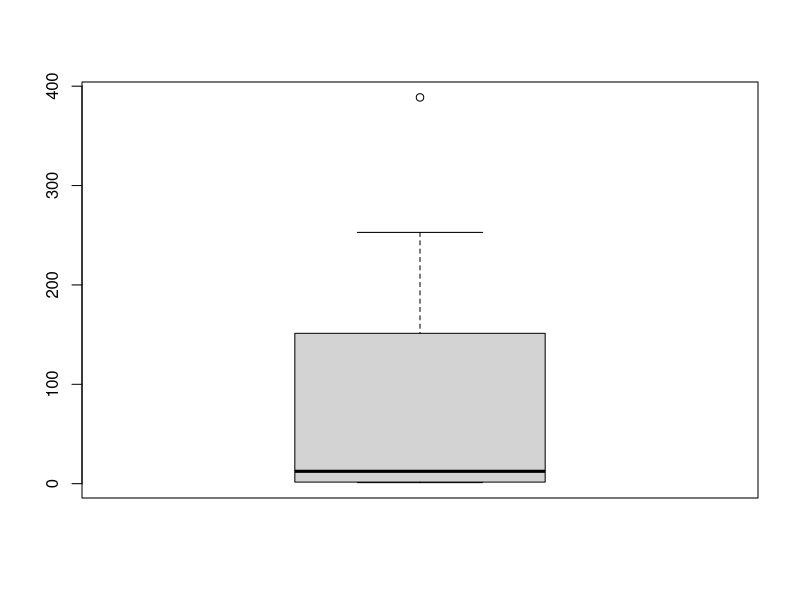
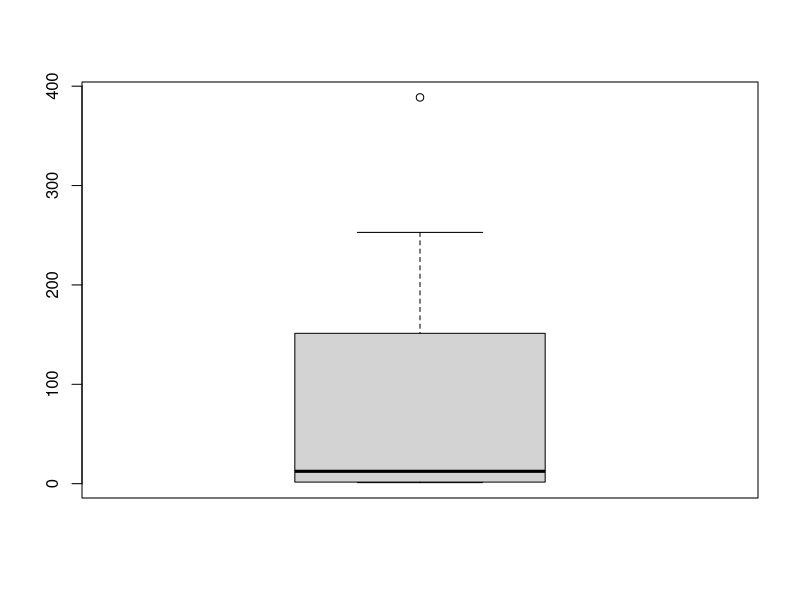
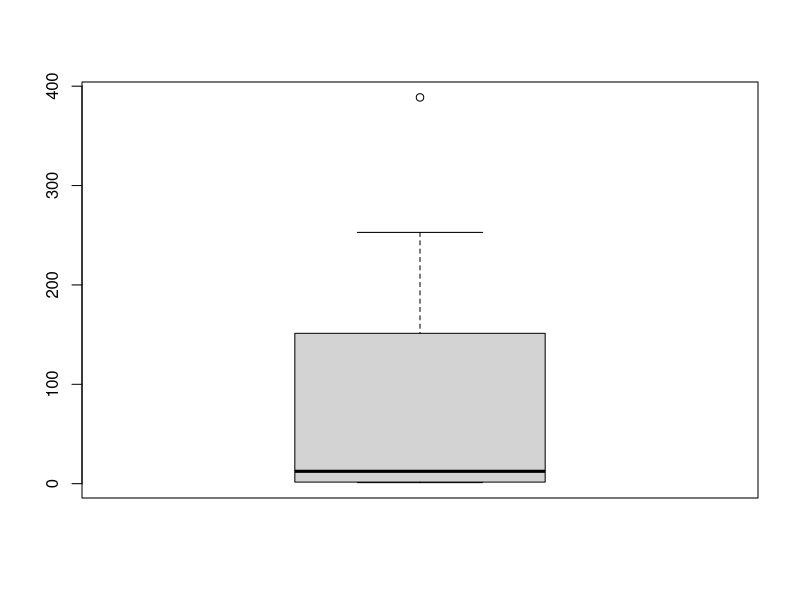
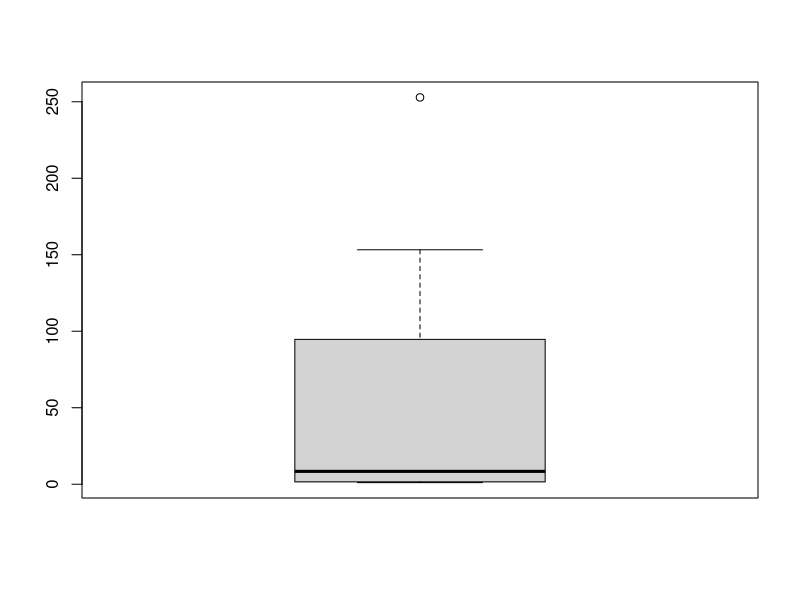
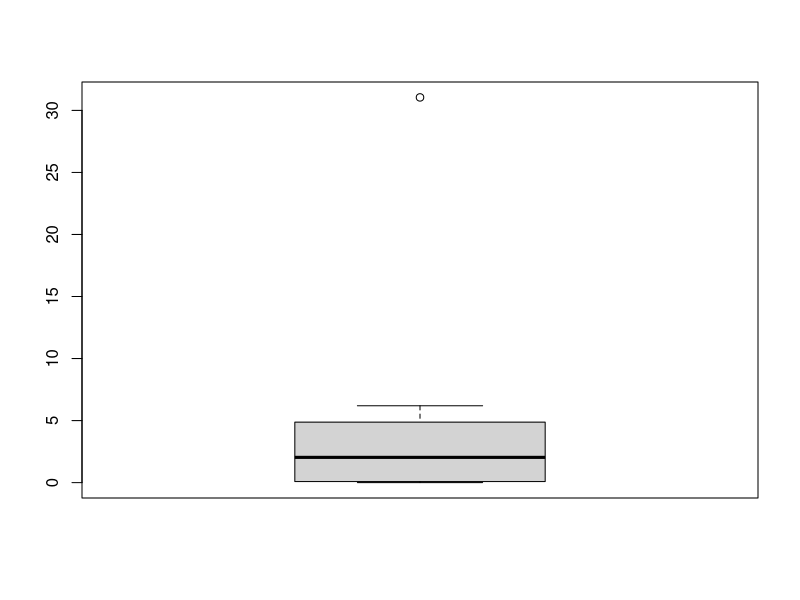
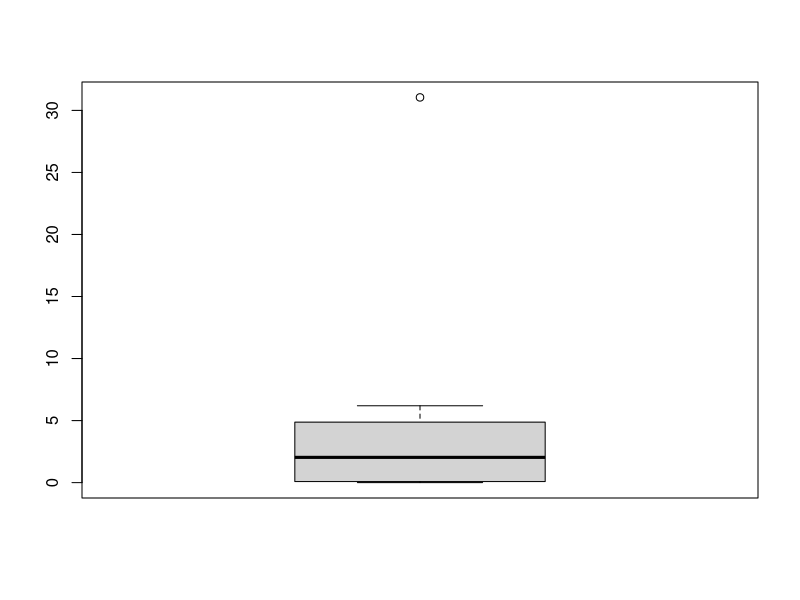
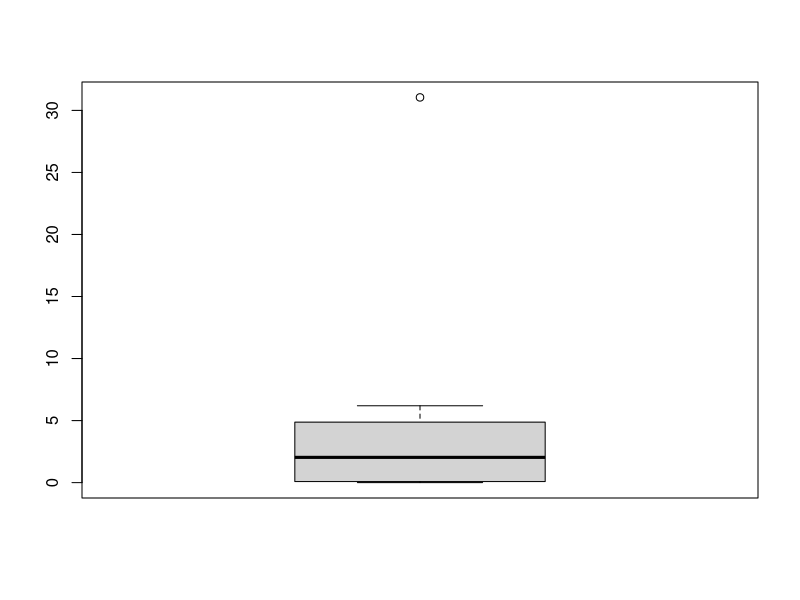
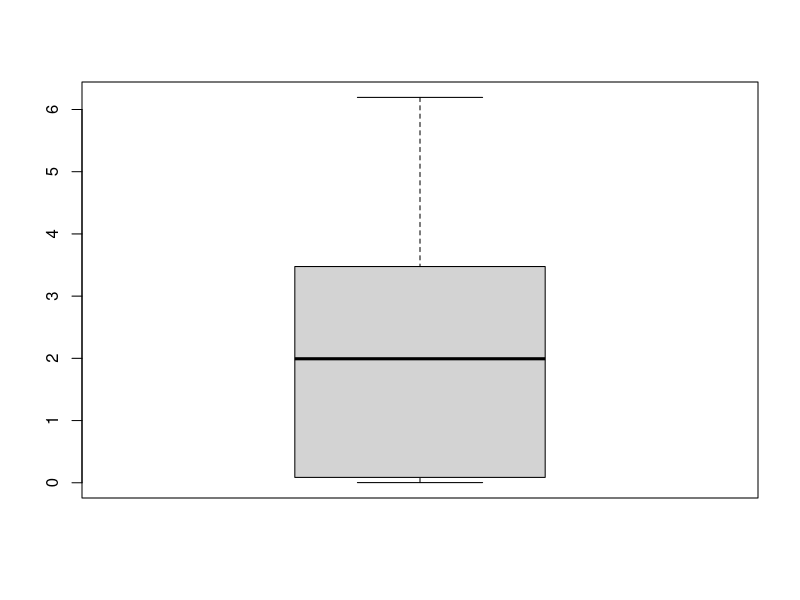

R code for these plots, in order:
library(caret)

Traindataset<- read.csv(file = "question1.csv",header = TRUE, sep = ",")

boxplot(Traindataset$x)$out
boxplot(Traindataset$x, plot=TRUE)$out
outliers <- boxplot(Traindataset$x, plot=TRUE)$out
Traindataset[which(Traindataset$x %in% outliers),]
Traindataset <- Traindataset[-which(Traindataset$x %in% outliers),]
boxplot(Traindataset$x)


boxplot(Traindataset$y)$out
boxplot(Traindataset$y, plot=TRUE)$out
outliers <- boxplot(Traindataset$y, plot=TRUE)$out
Traindataset[which(Traindataset$y %in% outliers),]
Traindataset <- Traindataset[-which(Traindataset$y %in% outliers),]
boxplot(Traindataset$y)


?preProcess

# Selected Normalize since Data values can be scaled into the range of [0, 1] which is called normalization.

prep_first <- preProcess(Traindataset[,1:2], method = c("range"))
predict(prep_first, Traindataset)

Traindataset_new <- predict(prep_first, Traindataset)
Traindataset_new$z <- Traindataset_new$x + Traindataset_new$y
Traindataset_new


# C= 0.01 When z < 0.01 r= 1 else r = 0 
